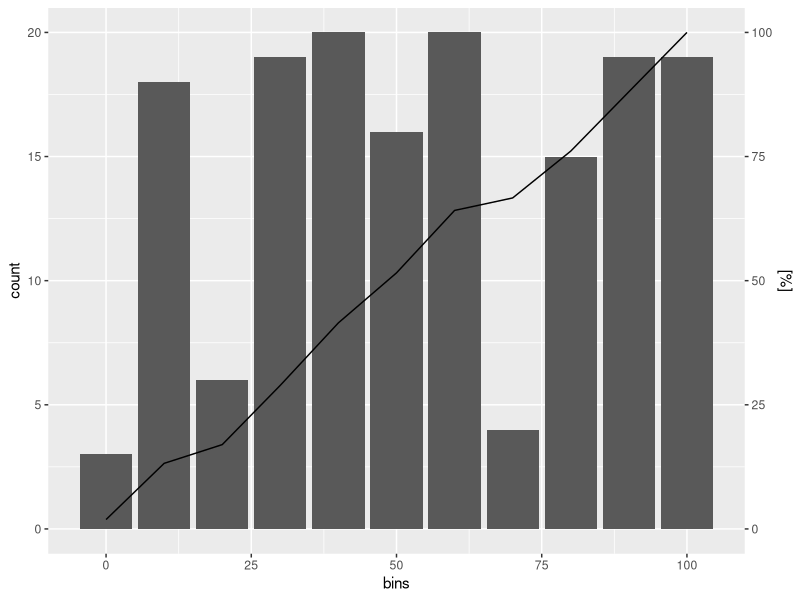

The R source for this figure:
##load ggplot2
library(ggplot2)

##example data
#example of 11 bins of 0-100 by 10s, simulating count with random generated integer
#can be seen as histogram$count
example<-data.frame(bins=seq(0,100,10),count=sample.int(20,11,replace=TRUE))

##calculate cumsum ratio
example$cumsum.ratio<-cumsum(example$count)/sum(example$count)

##plotting with ggplot2
ggplot(example, aes(x=bins,y=count,group=1)) +
#setting aes for all, group=1 since only 1 record each value
geom_bar(stat='identity') +
#generating barplot like histogram
geom_line(aes(x=bins,y=cumsum.ratio*max(example$count))) +
#generating cumulative percent curve
scale_y_continuous(sec.axis = sec_axis(~./(max(example$count)/100), name = "[%]"))
#generating second y-axis

##plot finished
#future features: color by group, multitple cumsum curv by group

#simple script just
